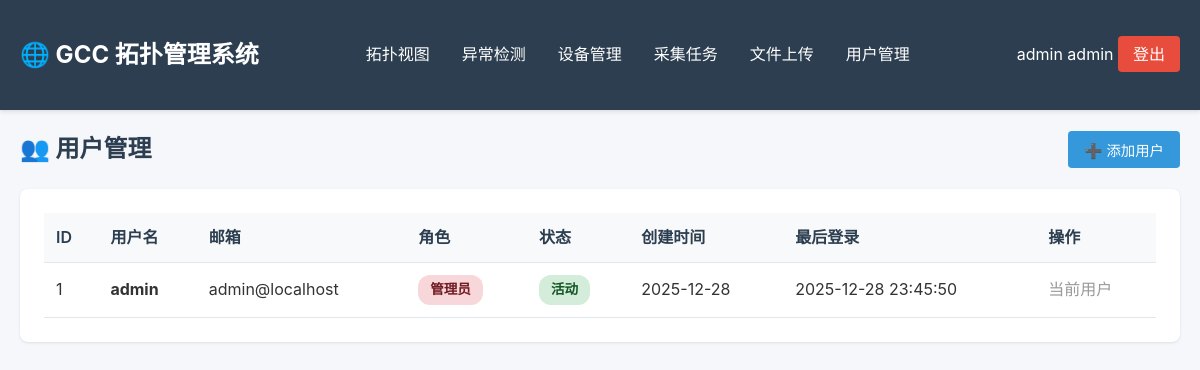
Page /manage/users (signed in) on the earlier database version.
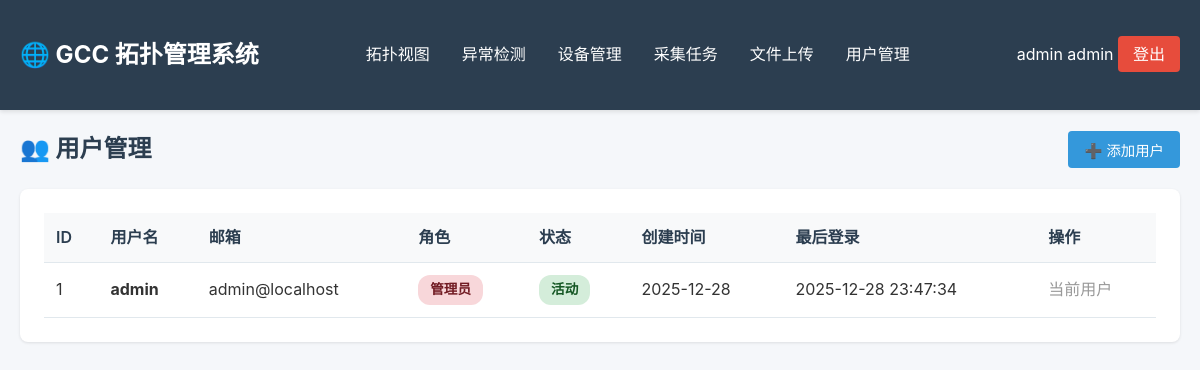
Same page on the later database version.
### tables this page shows
CREATE TABLE users (
    id INTEGER PRIMARY KEY AUTOINCREMENT,
    username TEXT NOT NULL UNIQUE,
    password_hash TEXT NOT NULL,
    email TEXT,
    role TEXT NOT NULL DEFAULT 'user',  -- admin, user, viewer
    is_active INTEGER NOT NULL DEFAULT 1,
    created_at TIMESTAMP DEFAULT CURRENT_TIMESTAMP,
    last_login TIMESTAMP
);

### topo/web/app_v2.py (the view)
    @app.route('/manage/users')
    @admin_required
    def manage_users():
        auth = UserAuth(app.config['DATABASE'])
        users = auth.list_users(include_inactive=True)
        return render_template('manage_users.html', users=users)

### topo/management/auth.py (called while the page is built, shortened)
    def _get_connection(self):
        conn = sqlite3.connect(self.db_path)
        conn.row_factory = sqlite3.Row
        return conn

    def list_users(self, include_inactive: bool = False) -> list:
        conn = self._get_connection()
        cursor = conn.cursor()
        if include_inactive:
            cursor.execute("""
                SELECT id, username, email, role, is_active, created_at, last_login
                FROM users
                ORDER BY created_at DESC
            """)
        users = [dict(row) for row in cursor.fetchall()]
        conn.close()
        return users

### topo/web/app_v2.py (called while the page is built)
def generate_csrf_token():
    return secrets.token_hex(32)

### topo/web/templates/manage_users.html (shortened to what this page needs)
{% extends "base.html" %}
{% block content %}
<div style="display: flex; justify-content: space-between; align-items: center; margin-bottom: 20px;">
    <h2 style="color: #2c3e50; margin: 0;">👥 用户管理</h2>
    <button onclick="document.getElementById('addUserModal').style.display='block'" class="btn btn-primary">➕
        添加用户</button>
</div>
<div class="card">
    <table class="table">
        <thead>
            <tr>
                <th>ID</th>
                <th>用户名</th>
                <th>邮箱</th>
                <th>角色</th>
                <th>状态</th>
                <th>创建时间</th>
                <th>最后登录</th>
                <th>操作</th>
            </tr>
        </thead>
        <tbody>
            {% for user in users %}
            <tr>
                <td>{{ user.id }}</td>
                <td><strong>{{ user.username }}</strong></td>
                <td>{{ user.email or '-' }}</td>
                <td>
                    {% if user.role == 'admin' %}
                    <span class="badge badge-danger">管理员</span>
                    {% elif user.role == 'user' %}
                    <span class="badge badge-primary">用户</span>
                    {% else %}
                    <span class="badge badge-secondary">访客</span>
                    {% endif %}
                </td>
                <td>
                    {% if user.is_active %}
                    <span class="badge badge-success">活动</span>
                    {% else %}
                    <span class="badge badge-secondary">停用</span>
                    {% endif %}
                </td>
                <td>{{ user.created_at[:10] if user.created_at else '-' }}</td>
                <td>{{ user.last_login[:19] if user.last_login else '从未登录' }}</td>
                <td>
                    {% if user.id != session.user_id %}
                    <button class="btn btn-sm btn-danger" onclick="if(confirm('确定停用此用户吗？')) { /* TODO */ }">
                        停用
                    </button>
                    {% else %}
                    <span style="color: #999;">当前用户</span>
                    {% endif %}
                </td>
            </tr>
            {% endfor %}
        </tbody>
    </table>
</div>
{% endblock %}

Differences in the rows shown:
changed users "admin": last_login "2025-12-28 23:45:50" → "2025-12-28 23:47:34"
